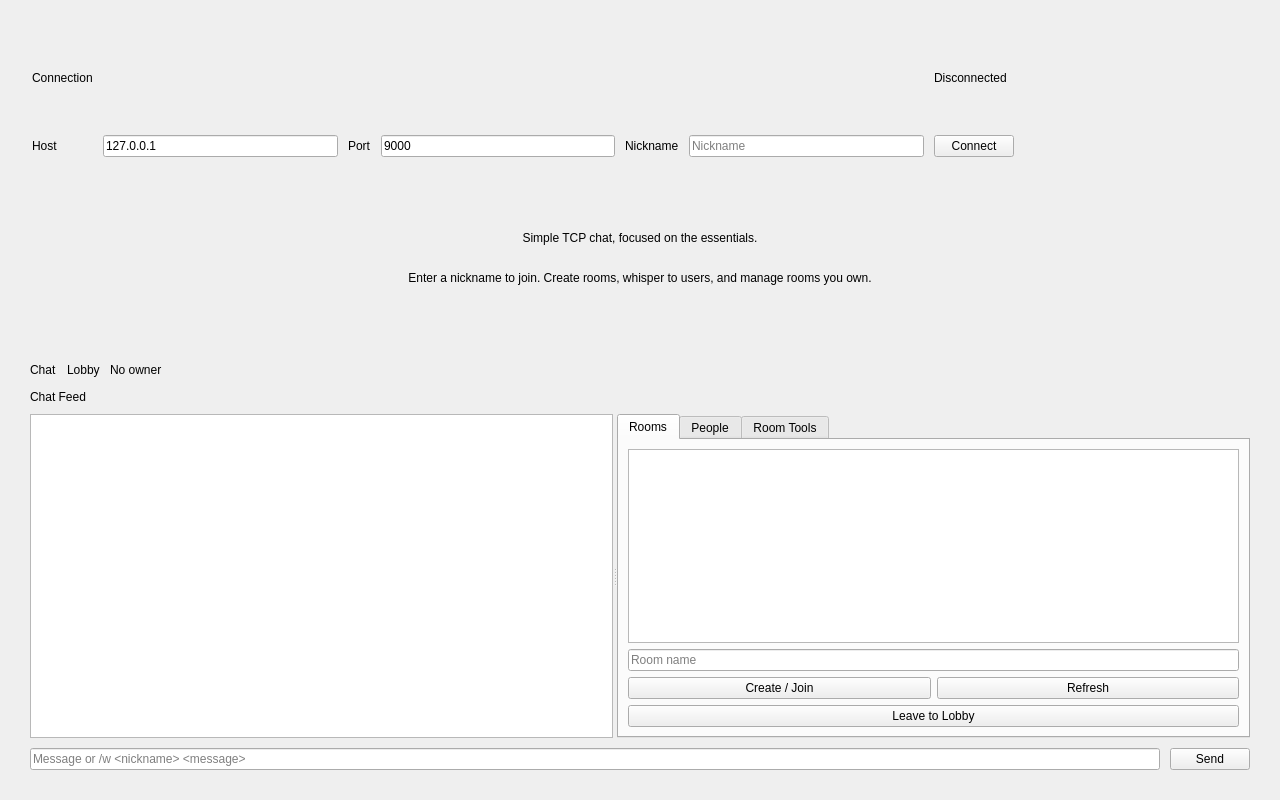
<?xml version="1.0" encoding="UTF-8"?>
<ui version="4.0">
 <class>ChatWindow</class>
 <widget class="QMainWindow" name="ChatWindow">
  <property name="geometry">
   <rect><x>0</x><y>0</y><width>1280</width><height>800</height></rect>
  </property>
  <property name="windowTitle"><string>Qt Chat Client</string></property>
  <widget class="QWidget" name="centralwidget">
   <layout class="QVBoxLayout" name="rootLayout">
    <property name="leftMargin"><number>16</number></property>
    <property name="topMargin"><number>16</number></property>
    <property name="rightMargin"><number>16</number></property>
    <property name="bottomMargin"><number>16</number></property>
    <property name="spacing"><number>12</number></property>
    <item>
     <widget class="QFrame" name="connectionCardFrame">
      <layout class="QGridLayout" name="connectionLayout">
       <property name="leftMargin"><number>16</number></property>
       <property name="topMargin"><number>12</number></property>
       <property name="rightMargin"><number>16</number></property>
       <property name="bottomMargin"><number>12</number></property>
       <property name="horizontalSpacing"><number>10</number></property>
       <property name="verticalSpacing"><number>8</number></property>
       <item row="0" column="0"><widget class="QLabel" name="connectionTitleLabel"><property name="text"><string>Connection</string></property></widget></item>
       <item row="0" column="6"><widget class="QLabel" name="statusLabel"><property name="text"><string>Disconnected</string></property></widget></item>
       <item row="1" column="0"><widget class="QLabel" name="hostTitleLabel"><property name="text"><string>Host</string></property></widget></item>
       <item row="1" column="1"><widget class="QLineEdit" name="hostEdit"><property name="text"><string>127.0.0.1</string></property></widget></item>
       <item row="1" column="2"><widget class="QLabel" name="portTitleLabel"><property name="text"><string>Port</string></property></widget></item>
       <item row="1" column="3"><widget class="QLineEdit" name="portEdit"><property name="text"><string>9000</string></property></widget></item>
       <item row="1" column="4"><widget class="QLabel" name="nicknameTitleLabel"><property name="text"><string>Nickname</string></property></widget></item>
       <item row="1" column="5"><widget class="QLineEdit" name="nicknameEdit"><property name="placeholderText"><string>Nickname</string></property></widget></item>
       <item row="1" column="6"><widget class="QPushButton" name="connectButton"><property name="text"><string>Connect</string></property></widget></item>
       <item row="1" column="7"><spacer name="connectionSpacer"><property name="orientation"><enum>Qt::Horizontal</enum></property><property name="sizeHint" stdset="0"><size><width>40</width><height>20</height></size></property></spacer></item>
      </layout>
     </widget>
    </item>
    <item>
     <widget class="QFrame" name="landingFrame">
      <layout class="QVBoxLayout" name="landingLayout">
       <property name="leftMargin"><number>40</number></property>
       <property name="topMargin"><number>40</number></property>
       <property name="rightMargin"><number>40</number></property>
       <property name="bottomMargin"><number>40</number></property>
       <item><widget class="QLabel" name="landingTitleLabel"><property name="text"><string>Simple TCP chat, focused on the essentials.</string></property><property name="alignment"><set>Qt::AlignCenter</set></property><property name="wordWrap"><bool>true</bool></property></widget></item>
       <item><widget class="QLabel" name="landingTextLabel"><property name="text"><string>Enter a nickname to join. Create rooms, whisper to users, and manage rooms you own.</string></property><property name="alignment"><set>Qt::AlignCenter</set></property><property name="wordWrap"><bool>true</bool></property></widget></item>
      </layout>
     </widget>
    </item>
    <item>
     <widget class="QFrame" name="workspaceFrame">
      <layout class="QVBoxLayout" name="workspaceLayout">
       <property name="leftMargin"><number>14</number></property>
       <property name="topMargin"><number>14</number></property>
       <property name="rightMargin"><number>14</number></property>
       <property name="bottomMargin"><number>14</number></property>
       <property name="spacing"><number>10</number></property>
       <item>
        <layout class="QHBoxLayout" name="workspaceHeaderLayout">
         <item><widget class="QLabel" name="workspaceTitleLabel"><property name="text"><string>Chat</string></property></widget></item>
         <item><widget class="QLabel" name="currentRoomLabel"><property name="text"><string>Lobby</string></property></widget></item>
         <item><widget class="QLabel" name="ownerStateLabel"><property name="text"><string>No owner</string></property></widget></item>
         <item><spacer name="workspaceSpacer"><property name="orientation"><enum>Qt::Horizontal</enum></property><property name="sizeHint" stdset="0"><size><width>40</width><height>20</height></size></property></spacer></item>
        </layout>
       </item>
       <item><widget class="QLabel" name="chatFeedTitleLabel"><property name="text"><string>Chat Feed</string></property></widget></item>
       <item>
        <widget class="QSplitter" name="centerSplitter">
         <property name="orientation"><enum>Qt::Horizontal</enum></property>
         <property name="childrenCollapsible"><bool>false</bool></property>
         <widget class="QTextEdit" name="logView"><property name="readOnly"><bool>true</bool></property></widget>
         <widget class="QTabWidget" name="sidebarTabs">
          <property name="minimumWidth"><number>300</number></property>
          <property name="maximumWidth"><number>380</number></property>
          <widget class="QWidget" name="roomsTab">
           <attribute name="title"><string>Rooms</string></attribute>
           <layout class="QVBoxLayout" name="roomsTabLayout">
            <item><widget class="QListWidget" name="roomList"/></item>
            <item><widget class="QLineEdit" name="roomEdit"><property name="placeholderText"><string>Room name</string></property></widget></item>
            <item><layout class="QHBoxLayout" name="roomButtons"><item><widget class="QPushButton" name="roomActionButton"><property name="text"><string>Create / Join</string></property></widget></item><item><widget class="QPushButton" name="refreshRoomsButton"><property name="text"><string>Refresh</string></property></widget></item></layout></item>
            <item><widget class="QPushButton" name="leaveRoomButton"><property name="text"><string>Leave to Lobby</string></property></widget></item>
           </layout>
          </widget>
          <widget class="QWidget" name="peopleTab">
           <attribute name="title"><string>People</string></attribute>
           <layout class="QVBoxLayout" name="peopleTabLayout">
            <item><widget class="QLabel" name="peopleGuideLabel"><property name="text"><string>Double-click a user to prepare a whisper.</string></property><property name="wordWrap"><bool>true</bool></property></widget></item>
            <item><widget class="QListWidget" name="userList"/></item>
           </layout>
          </widget>
          <widget class="QWidget" name="adminTab">
           <attribute name="title"><string>Room Tools</string></attribute>
           <layout class="QVBoxLayout" name="adminLayout">
            <item><widget class="QLabel" name="selectedUserTitleLabel"><property name="text"><string>Selected user</string></property></widget></item>
            <item><widget class="QLabel" name="selectedUserLabel"><property name="text"><string>None</string></property></widget></item>
            <item><widget class="QPushButton" name="kickUserButton"><property name="text"><string>Kick User</string></property></widget></item>
            <item><widget class="QPushButton" name="closeRoomButton"><property name="text"><string>Close Room</string></property></widget></item>
            <item><spacer name="adminSpacer"><property name="orientation"><enum>Qt::Vertical</enum></property><property name="sizeHint" stdset="0"><size><width>20</width><height>40</height></size></property></spacer></item>
           </layout>
          </widget>
         </widget>
        </widget>
       </item>
       <item>
        <layout class="QHBoxLayout" name="composerLayout">
         <item><widget class="QLineEdit" name="messageEdit"><property name="placeholderText"><string>Message or /w &lt;nickname&gt; &lt;message&gt;</string></property></widget></item>
         <item><widget class="QPushButton" name="sendButton"><property name="text"><string>Send</string></property></widget></item>
        </layout>
       </item>
      </layout>
     </widget>
    </item>
   </layout>
  </widget>
 </widget>
 <resources/>
 <connections/>
</ui>
